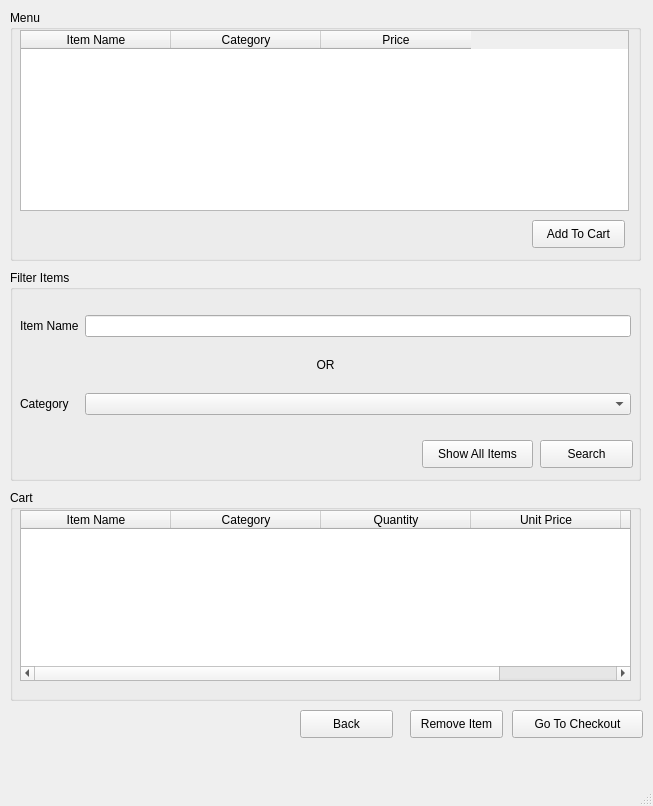
<?xml version="1.0" encoding="UTF-8"?>
<ui version="4.0">
 <class>MainWindow</class>
 <widget class="QMainWindow" name="MainWindow">
  <property name="geometry">
   <rect>
    <x>0</x>
    <y>0</y>
    <width>653</width>
    <height>806</height>
   </rect>
  </property>
  <property name="windowTitle">
   <string>Select Order Items</string>
  </property>
  <widget class="QWidget" name="centralwidget">
   <widget class="QGroupBox" name="groupBox">
    <property name="geometry">
     <rect>
      <x>10</x>
      <y>10</y>
      <width>631</width>
      <height>251</height>
     </rect>
    </property>
    <property name="title">
     <string>Menu</string>
    </property>
    <widget class="QPushButton" name="addCartButton">
     <property name="geometry">
      <rect>
       <x>522</x>
       <y>210</y>
       <width>93</width>
       <height>28</height>
      </rect>
     </property>
     <property name="text">
      <string>Add To Cart</string>
     </property>
    </widget>
    <widget class="QTableWidget" name="menuTable">
     <property name="geometry">
      <rect>
       <x>10</x>
       <y>20</y>
       <width>609</width>
       <height>181</height>
      </rect>
     </property>
     <property name="editTriggers">
      <set>QAbstractItemView::NoEditTriggers</set>
     </property>
     <property name="selectionMode">
      <enum>QAbstractItemView::SingleSelection</enum>
     </property>
     <property name="selectionBehavior">
      <enum>QAbstractItemView::SelectRows</enum>
     </property>
     <attribute name="horizontalHeaderCascadingSectionResizes">
      <bool>false</bool>
     </attribute>
     <attribute name="horizontalHeaderDefaultSectionSize">
      <number>150</number>
     </attribute>
     <column>
      <property name="text">
       <string>Item Name</string>
      </property>
     </column>
     <column>
      <property name="text">
       <string>Category</string>
      </property>
     </column>
     <column>
      <property name="text">
       <string>Price</string>
      </property>
     </column>
    </widget>
   </widget>
   <widget class="QGroupBox" name="groupBox_2">
    <property name="geometry">
     <rect>
      <x>10</x>
      <y>270</y>
      <width>631</width>
      <height>211</height>
     </rect>
    </property>
    <property name="title">
     <string>Filter Items</string>
    </property>
    <widget class="QWidget" name="gridLayoutWidget_2">
     <property name="geometry">
      <rect>
       <x>10</x>
       <y>30</y>
       <width>611</width>
       <height>131</height>
      </rect>
     </property>
     <layout class="QGridLayout" name="gridLayout_2">
      <item row="2" column="1">
       <widget class="QComboBox" name="categoryBox"/>
      </item>
      <item row="2" column="0">
       <widget class="QLabel" name="label_3">
        <property name="text">
         <string>Category</string>
        </property>
       </widget>
      </item>
      <item row="0" column="0">
       <widget class="QLabel" name="label">
        <property name="text">
         <string>Item Name</string>
        </property>
       </widget>
      </item>
      <item row="0" column="1">
       <widget class="QLineEdit" name="itemNameLine"/>
      </item>
      <item row="1" column="0" colspan="2">
       <widget class="QLabel" name="label_2">
        <property name="sizePolicy">
         <sizepolicy hsizetype="Preferred" vsizetype="Fixed">
          <horstretch>0</horstretch>
          <verstretch>0</verstretch>
         </sizepolicy>
        </property>
        <property name="text">
         <string>OR</string>
        </property>
        <property name="alignment">
         <set>Qt::AlignCenter</set>
        </property>
       </widget>
      </item>
     </layout>
    </widget>
    <widget class="QPushButton" name="searchButton">
     <property name="geometry">
      <rect>
       <x>530</x>
       <y>170</y>
       <width>93</width>
       <height>28</height>
      </rect>
     </property>
     <property name="text">
      <string>Search</string>
     </property>
    </widget>
    <widget class="QPushButton" name="showAllButton">
     <property name="geometry">
      <rect>
       <x>412</x>
       <y>170</y>
       <width>111</width>
       <height>28</height>
      </rect>
     </property>
     <property name="text">
      <string>Show All Items</string>
     </property>
    </widget>
   </widget>
   <widget class="QGroupBox" name="groupBox_3">
    <property name="geometry">
     <rect>
      <x>10</x>
      <y>490</y>
      <width>631</width>
      <height>211</height>
     </rect>
    </property>
    <property name="title">
     <string>Cart</string>
    </property>
    <widget class="QTableWidget" name="cartTable">
     <property name="geometry">
      <rect>
       <x>10</x>
       <y>20</y>
       <width>611</width>
       <height>171</height>
      </rect>
     </property>
     <property name="selectionMode">
      <enum>QAbstractItemView::SingleSelection</enum>
     </property>
     <property name="selectionBehavior">
      <enum>QAbstractItemView::SelectRows</enum>
     </property>
     <attribute name="horizontalHeaderMinimumSectionSize">
      <number>150</number>
     </attribute>
     <column>
      <property name="text">
       <string>Item Name</string>
      </property>
     </column>
     <column>
      <property name="text">
       <string>Category</string>
      </property>
     </column>
     <column>
      <property name="text">
       <string>Quantity</string>
      </property>
     </column>
     <column>
      <property name="text">
       <string>Unit Price</string>
      </property>
     </column>
     <column>
      <property name="text">
       <string>Total Price</string>
      </property>
     </column>
    </widget>
   </widget>
   <widget class="QPushButton" name="checkOutButton">
    <property name="geometry">
     <rect>
      <x>512</x>
      <y>710</y>
      <width>131</width>
      <height>28</height>
     </rect>
    </property>
    <property name="text">
     <string>Go To Checkout</string>
    </property>
   </widget>
   <widget class="QPushButton" name="backButton">
    <property name="geometry">
     <rect>
      <x>300</x>
      <y>710</y>
      <width>93</width>
      <height>28</height>
     </rect>
    </property>
    <property name="text">
     <string>Back</string>
    </property>
   </widget>
   <widget class="QPushButton" name="removeItem">
    <property name="geometry">
     <rect>
      <x>410</x>
      <y>710</y>
      <width>93</width>
      <height>28</height>
     </rect>
    </property>
    <property name="text">
     <string>Remove Item</string>
    </property>
   </widget>
  </widget>
  <widget class="QMenuBar" name="menubar">
   <property name="geometry">
    <rect>
     <x>0</x>
     <y>0</y>
     <width>653</width>
     <height>26</height>
    </rect>
   </property>
  </widget>
  <widget class="QStatusBar" name="statusbar"/>
 </widget>
 <resources/>
 <connections/>
</ui>
